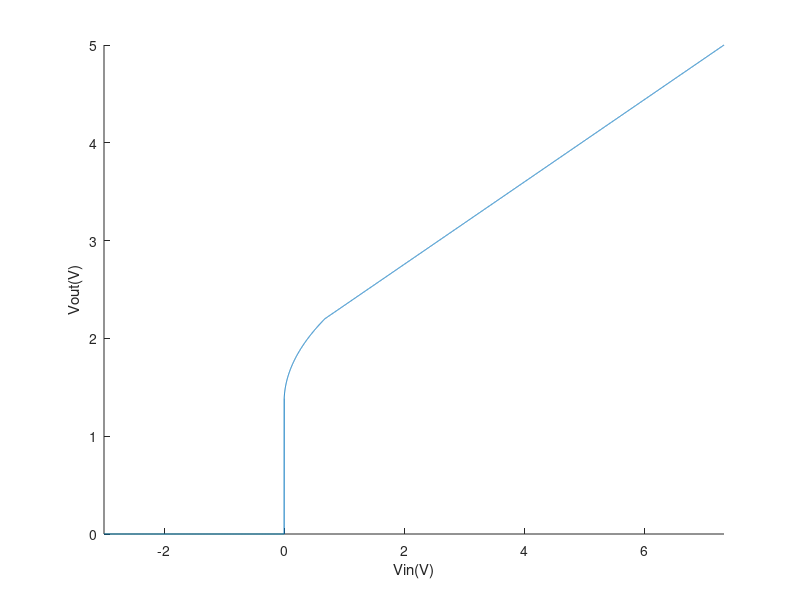

This figure's MATLAB source:
close all; clear all;

V = [0:0.01:5];
V2 = [-3:0.001:7.327];
Vin2 = V2;
Vin = V;
for i = 1:length(V)
z = 15000;
if V(i) >= 1.1
elseif V(i)<1.1
    V(i) = 0;
elseif V(i)<-1.1
    V(i) = -V;
end

if V(i) >= 1.35
if V(i)<= 2.2
        V(i) = z*(V(i)-1.35)^2;
        if V(i) < 0
            V(i) = 0;
        end
elseif V(i)<= 5
        x = 38000;
        V(i) = x*V(i) - x*2.2 + z*(2.2-1.35)^2;
end
end
V(i) = V(i) *(5/80000);


end      

for i = 1:length(V2)
    if V2(i) <= 0
        V2(i) = 0;
    elseif V2(i) <= 0.6773
        V2(i) =  1.032295606*sqrt(V2(i))+1.35;
    elseif V2(i) <= 7.5
    V2(i) = (1/2.375)*V2(i)+ 1.9149;
    end
end

figure(1)
%plot(Vin, V)
hold on
plot(Vin2, V2)
%plot(V, Vin)
xlabel('Vin(V)')
ylabel('Vout(V)')
xlim([min(Vin2), max(Vin2)]);

